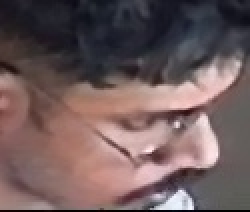
#> input picture trash/face_recog/selected_channel101_20250327T095700_channel101_20250327T095700_2_3_confidence_99.jpg, 125 x 106 px (shown 2 times larger); its folder holds 4 pictures in this run
$ python Afbf.py --input ../../../../../trash/face_recog   (older library calls are emulated)
#> lines starting #> are read from the running program, lines starting #| are printed output that depends on the picture
#!/usr/bin/env python3
"""
Face Track Selector

This script processes directories of face tracks and selects the top N images
from each track based on confidence scores. Selected images are copied to a
face recognition directory with a standardized naming format.
"""

import os
import sys
import shutil
import re
import argparse
from datetime import datetime
import cv2
from pathlib import Path
import logging

# Set up logging
logging.basicConfig(level=logging.INFO, format='%(asctime)s - %(levelname)s - %(message)s')
logger = logging.getLogger(__name__)

def parse_args():
    """Parse command line arguments"""
    parser = argparse.ArgumentParser(description="Select top face images from track directories")
    parser.add_argument("-i", "--input", required=True, help="Input directory containing face tracks")
    parser.add_argument("-o", "--output", default="face_recog", help="Output directory for selected faces")
    parser.add_argument("-n", "--num_images", type=int, default=2, help="Number of top images to select per track")
    parser.add_argument("-p", "--prefix", default=datetime.now().strftime("%Y%m%d_%H%M%S"),
                        help="Prefix for output filenames (default: current timestamp)")
    return parser.parse_args()

def parse_filename(filename):
    """Parse confidence scores from filename"""
    try:
        # Extract frame number and confidence scores
        frame_match = re.search(r'^(\d+)_con_score_([0-9.]+)_land_([0-9.]+)\.jpg$', filename)
        if frame_match:
            frame_num = int(frame_match.group(1))
            face_conf = float(frame_match.group(2))
            landmark_conf = float(frame_match.group(3))
            return frame_num, face_conf, landmark_conf
        return None, 0, 0
    except Exception as e:
        logger.error(f"Error parsing filename {filename}: {str(e)}")
        return None, 0, 0

def calculate_image_quality(image_path):
    """Calculate additional image quality metrics"""
    try:
        img = cv2.imread(str(image_path))
        if img is None:
            return 0

        # Convert to grayscale for analysis
        gray = cv2.cvtColor(img, cv2.COLOR_BGR2GRAY)

        # Calculate image sharpness (variance of Laplacian)
        sharpness = cv2.Laplacian(gray, cv2.CV_64F).var()

        # Calculate brightness (average pixel value)
        brightness = gray.mean()

        # Normalize scores
        sharpness_score = min(1.0, sharpness / 500)  # Normalize sharpness
        brightness_score = 1.0 - abs(brightness - 128) / 128  # Score closer to mid-brightness higher

        # Combined quality score (weighted)
        quality_score = 0.7 * sharpness_score + 0.3 * brightness_score

        return quality_score
    except Exception as e:
        logger.error(f"Error calculating image quality for {image_path}: {str(e)}")
        return 0

def find_image_files(directory):
    """Find all image files in a directory and its subdirectories"""
    image_files = []

    # Convert to Path object if it isn't already
    dir_path = Path(directory)

    # Walk through all files recursively
    for item in dir_path.glob('**/*'):
        if item.is_file() and item.suffix.lower() in ('.jpg', '.jpeg', '.png'):
            image_files.append(item)
#> pass 2 of the loop in find_image_files, `for item in dir_path.glob('**/*'):`:
#> pass 3 of the loop in find_image_files, `for item in dir_path.glob('**/*'):`:
#> the loop made 4 passes; the first 3 are shown

    return image_files

def get_top_images(track_dir, n=2):
    """Get top N images from a track directory based on confidence and quality"""
    images = []

    # Find all image files recursively
    image_files = find_image_files(track_dir)
    logger.info(f"Found {len(image_files)} images in {track_dir}")

    # Process all found images
    for filepath in image_files:
        filename = filepath.name
        frame_num, face_conf, landmark_conf = parse_filename(filename)

        # Calculate additional image quality metrics
        quality_score = calculate_image_quality(filepath)
#> in calculate_image_quality, img is the input picture: shape (106, 125, 3); mean B, G, R 91.9, 91.3, 110.9
#> in calculate_image_quality, `gray = cv2.cvtColor(img, cv2.COLOR_BGR2GRAY)`:
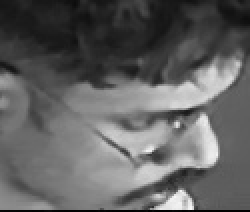
#> gray: shape (106, 125) (shown 2 times larger); min 0, max 249, mean 97.2
#> in calculate_image_quality, `sharpness = cv2.Laplacian(gray, cv2.CV_64F).var()`: sharpness = 1189.5
#> in calculate_image_quality, `brightness = gray.mean()`: brightness = 97.2
#> in calculate_image_quality, `sharpness_score = min(1.0, sharpness / 500)`: sharpness_score = 1
#> in calculate_image_quality, `brightness_score = 1.0 - abs(brightness - 128) / 128`: brightness_score = 0.759
#> in calculate_image_quality, `quality_score = 0.7 * sharpness_score + 0.3 * brightness_score`: quality_score = 0.928
#> quality_score = 0.928

        # Combined score: weighted sum of face confidence, landmark confidence, and quality
        combined_score = 0.4 * face_conf + 0.3 * landmark_conf + 0.3 * quality_score
#> combined_score = 0.278

        images.append({
            'filepath': filepath,
            'filename': filename,
            'frame_num': frame_num,
            'face_conf': face_conf,
            'landmark_conf': landmark_conf,
            'quality_score': quality_score,
            'combined_score': combined_score
        })
#> pass 2 of the loop in get_top_images, `for filepath in image_files:`:
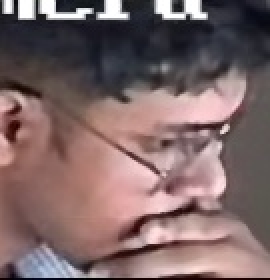
#> input picture trash/face_recog/selected_channel101_20250327T095830_channel101_20250327T095830_3_1_confidence_99.jpg, 135 x 140 px (shown 2 times larger)
#> in calculate_image_quality, img is the input picture: shape (140, 135, 3); mean B, G, R 103.3, 102.9, 125.4
#> in calculate_image_quality (call 2), `gray = cv2.cvtColor(img, cv2.COLOR_BGR2GRAY)`:
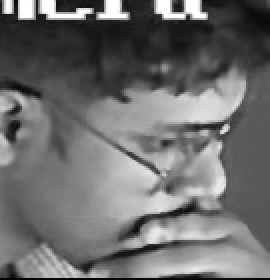
#> gray: shape (140, 135) (shown 2 times larger); min 0, max 255, mean 109.7
#> sharpness = 1376.7
#> brightness = 109.7
#> brightness_score = 0.857
#> in calculate_image_quality (call 2), `quality_score = 0.7 * sharpness_score + 0.3 * brightness_score`: quality_score = 0.957
#> combined_score = 0.287
#> pass 3 of the loop in get_top_images, `for filepath in image_files:`:
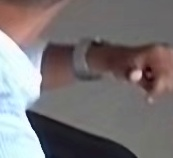
#> input picture trash/face_recog/selected_channel101_20250327T100000_channel101_20250327T100000_3_2_confidence_68.jpg, 173 x 158 px
#> in calculate_image_quality, img is the input picture: shape (158, 173, 3); mean B, G, R 117.2, 116.2, 121.4
#> in calculate_image_quality (call 3), `gray = cv2.cvtColor(img, cv2.COLOR_BGR2GRAY)`:
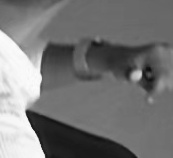
#> gray: shape (158, 173); min 10, max 253, mean 117.9
#> sharpness = 186.5
#> brightness = 117.9
#> sharpness_score = 0.373
#> brightness_score = 0.921
#> in calculate_image_quality (call 3), `quality_score = 0.7 * sharpness_score + 0.3 * brightness_score`: quality_score = 0.537
#> combined_score = 0.161
#> the loop made 4 passes; the first 3 are shown

    # Sort by combined score
    images.sort(key=lambda x: x['combined_score'], reverse=True)

    # Return top N images
    return images[:n]

def process_track_directory(track_dir, output_dir, prefix, num_images):
    """Process a single track directory"""
    # Extract track information from the path
    track_path = Path(track_dir)
    track_id = track_path.name

    # Get video name from parent directory
    video_name = track_path.parent.name if track_path.parent.name != "tracks" else track_path.parent.parent.name

    logger.info(f"Processing track: {video_name}/{track_id}")

    # Get top images for this track
    top_images = get_top_images(track_dir, num_images)

    images_selected = 0

    # Copy top images to output directory
    for i, img_data in enumerate(top_images):
        if img_data['face_conf'] > 0:  # Only copy if face confidence is positive
            # Create output filename: prefix_videoname_trackID_confidence_XX.jpg
            confidence_pct = int(img_data['face_conf'] * 100)
            output_filename = f"{prefix}_{video_name}_{track_id}_{i+1}_confidence_{confidence_pct}.jpg"
            output_path = output_dir / output_filename

            # Copy the file
            shutil.copy2(img_data['filepath'], output_path)
            logger.info(f"Selected: {img_data['filename']} → {output_filename} (Score: {img_data['combined_score']:.2f})")
            images_selected += 1

    return images_selected

def process_input_directory(args):
    """Process input directory, handling different directory structures"""
    input_dir = Path(args.input)
    output_dir = Path(args.output)

    # Create output directory if it doesn't exist
    output_dir.mkdir(exist_ok=True, parents=True)

    total_images_selected = 0

    # Case 1: Input is a track directory containing images directly
    if any(f.suffix.lower() in ('.jpg', '.jpeg', '.png') for f in input_dir.glob('*')):
        total_images_selected += process_track_directory(
            input_dir, output_dir, args.prefix, args.num_images)

    # Case 2: Input contains subdirectories that might be track directories
    else:
        # Look for track directories (directories that contain images or have numeric names)
        for item in input_dir.glob('*'):
            if not item.is_dir():
                continue

            # Check if this is a track directory (contains images)
            has_images = any(f.suffix.lower() in ('.jpg', '.jpeg', '.png') for f in item.glob('*'))

            # If directory contains images or has a numeric name, treat as track directory
            if has_images or item.name.isdigit():
                total_images_selected += process_track_directory(
                    item, output_dir, args.prefix, args.num_images)

            # Otherwise, recursively process this directory
            else:
                for subitem in item.glob('*'):
                    if subitem.is_dir():
                        if subitem.name.isdigit() or any(f.suffix.lower() in ('.jpg', '.jpeg', '.png') for f in subitem.glob('*')):
                            total_images_selected += process_track_directory(
                                subitem, output_dir, args.prefix, args.num_images)

    return total_images_selected

if __name__ == "__main__":
    args = parse_args()
    logger.info(f"Starting face track selection from: {args.input}")
    logger.info(f"Selecting top {args.num_images} images per track")

    total_selected = process_input_directory(args)

    logger.info(f"Finished processing. Selected {total_selected} images.")
    logger.info(f"Selected images saved to: {args.output}")
